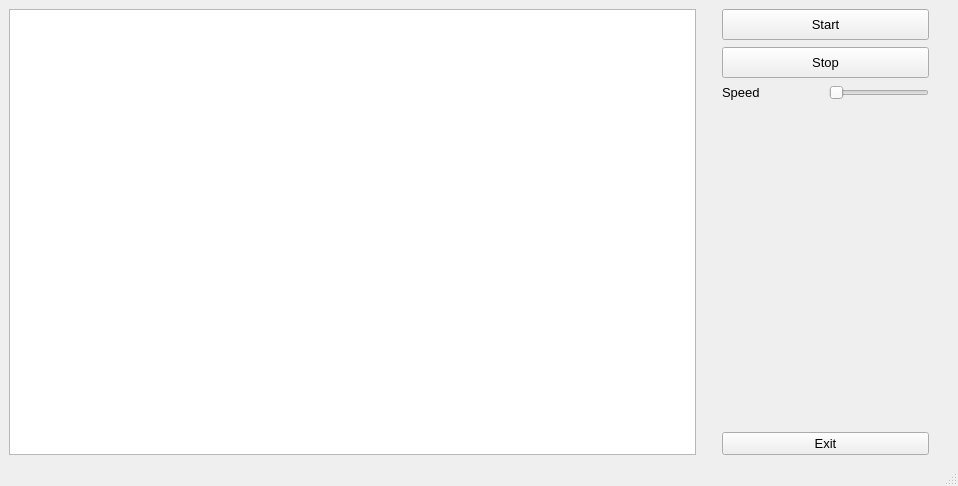
<?xml version="1.0" encoding="UTF-8"?>
<ui version="4.0">
 <class>RoombaSim</class>
 <widget class="QMainWindow" name="RoombaSim">
  <property name="enabled">
   <bool>true</bool>
  </property>
  <property name="geometry">
   <rect>
    <x>0</x>
    <y>0</y>
    <width>958</width>
    <height>486</height>
   </rect>
  </property>
  <property name="maximumSize">
   <size>
    <width>958</width>
    <height>486</height>
   </size>
  </property>
  <property name="font">
   <font>
    <family>Arial</family>
    <pointsize>10</pointsize>
   </font>
  </property>
  <property name="windowTitle">
   <string>MainWindow</string>
  </property>
  <widget class="QWidget" name="centralwidget">
   <layout class="QHBoxLayout" name="horizontalLayout_2">
    <item>
     <layout class="QHBoxLayout" name="horizontalLayout">
      <item>
       <widget class="QGraphicsView" name="view"/>
      </item>
      <item>
       <layout class="QVBoxLayout" name="verticalLayout">
        <property name="spacing">
         <number>7</number>
        </property>
        <property name="sizeConstraint">
         <enum>QLayout::SetDefaultConstraint</enum>
        </property>
        <property name="leftMargin">
         <number>20</number>
        </property>
        <property name="topMargin">
         <number>0</number>
        </property>
        <property name="rightMargin">
         <number>20</number>
        </property>
        <property name="bottomMargin">
         <number>0</number>
        </property>
        <item>
         <widget class="QPushButton" name="startButton">
          <property name="minimumSize">
           <size>
            <width>180</width>
            <height>31</height>
           </size>
          </property>
          <property name="text">
           <string>Start</string>
          </property>
         </widget>
        </item>
        <item>
         <widget class="QPushButton" name="pushButton">
          <property name="minimumSize">
           <size>
            <width>180</width>
            <height>31</height>
           </size>
          </property>
          <property name="text">
           <string>Stop</string>
          </property>
         </widget>
        </item>
        <item>
         <layout class="QHBoxLayout" name="horizontalLayout_3">
          <property name="spacing">
           <number>7</number>
          </property>
          <property name="sizeConstraint">
           <enum>QLayout::SetDefaultConstraint</enum>
          </property>
          <item>
           <widget class="QLabel" name="speedLabel">
            <property name="maximumSize">
             <size>
              <width>100</width>
              <height>16777215</height>
             </size>
            </property>
            <property name="text">
             <string>Speed</string>
            </property>
           </widget>
          </item>
          <item>
           <widget class="QSlider" name="speedSlider">
            <property name="maximumSize">
             <size>
              <width>100</width>
              <height>16777215</height>
             </size>
            </property>
            <property name="minimum">
             <number>30</number>
            </property>
            <property name="maximum">
             <number>900</number>
            </property>
            <property name="singleStep">
             <number>90</number>
            </property>
            <property name="orientation">
             <enum>Qt::Horizontal</enum>
            </property>
           </widget>
          </item>
         </layout>
        </item>
        <item>
         <spacer name="verticalSpacer">
          <property name="orientation">
           <enum>Qt::Vertical</enum>
          </property>
          <property name="sizeHint" stdset="0">
           <size>
            <width>20</width>
            <height>40</height>
           </size>
          </property>
         </spacer>
        </item>
        <item>
         <widget class="QPushButton" name="exitButton">
          <property name="text">
           <string>Exit</string>
          </property>
         </widget>
        </item>
       </layout>
      </item>
     </layout>
    </item>
   </layout>
  </widget>
  <widget class="QStatusBar" name="statusbar"/>
  <widget class="QMenuBar" name="menubar">
   <property name="geometry">
    <rect>
     <x>0</x>
     <y>0</y>
     <width>958</width>
     <height>20</height>
    </rect>
   </property>
  </widget>
 </widget>
 <resources/>
 <connections/>
</ui>
